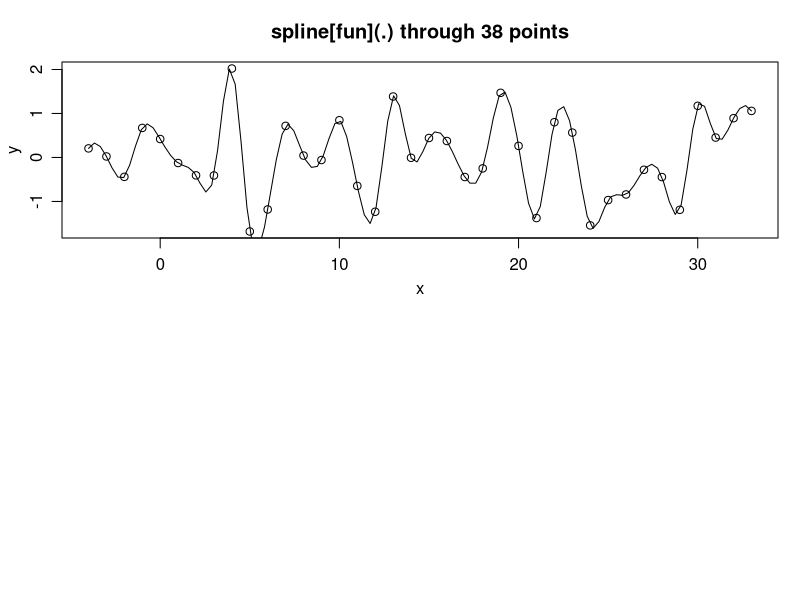

This figure's R source: (Note: this script raises an error after producing the figure.)
# Test of function 'splinefun' Interpolating Splines
# Description
# Perform cubic (or Hermite) spline interpolation of given data points, returning either a list of points
# obtained by the interpolation or a function performing the interpolation.
# (from 'R_Reference_Manual.pdf' page 1348ff)

require(graphics)
op <- par(mfrow = c(2,1), mgp = c(2,.8,0), mar = .1+c(3,3,3,1))

xmin <- -4
xmax <- 33
nxs<- xmax-xmin+1
x <- xmin:xmax
y <- rnorm(nxs)
xspl <- seq(xmin,xmax, by = 0.25)
svsch <- spline(x, y, xout=xspl)
plot(x, y, main = paste("spline[fun](.) through", nxs, "points"))
lines(spline(x, y))
#lines(spline(x, y, n = 201), col = 2)
lines(spline(x, y, xout=xsch), col = 3)
x;y;xsch;svsch

####################################################################

y <- (x-6)^2
plot(x, y, main = "spline(.) -- 3 methods")
lines(spline(x, y, n = 201), col = 2)
lines(spline(x, y, n = 201, method = "natural"), col = 3)
lines(spline(x, y, n = 201, method = "periodic"), col = 4)
legend(6,25, c("fmm","natural","periodic"), col=2:4, lty=1)

y <- sin((x-0.5)*pi)
f <- splinefun(x, y)
ls(envir = environment(f))
splinecoef <- get("z", envir = environment(f))
curve(f(x), 1, 10, col = "green", lwd = 1.5)
points(splinecoef, col = "purple", cex = 2)
curve(f(x, deriv=1), 1, 10, col = 2, lwd = 1.5)
curve(f(x, deriv=2), 1, 10, col = 2, lwd = 1.5, n = 401)
curve(f(x, deriv=3), 1, 10, col = 2, lwd = 1.5, n = 401)
par(op)

## Manual spline evaluation --- demo the coefficients :

.x <- splinecoef$x
u <- seq(3,6, by = 0.25)
(ii <- findInterval(u, .x))
dx <- u - .x[ii]
f.u <- with(splinecoef,
y[ii] + dx*(b[ii] + dx*(c[ii] + dx* d[ii])))
stopifnot(all.equal(f(u), f.u))

## An example with ties (non-unique x values):

set.seed(1); x <- round(rnorm(30), 1); y <- sin(pi * x) + rnorm(30)/10
plot(x,y, main="spline(x,y) when x has ties")
lines(spline(x,y, n= 201), col = 2)

## visualizes the non-unique ones:

tx <- table(x); mx <- as.numeric(names(tx[tx > 1]))
ry <- matrix(unlist(tapply(y, match(x,mx), range, simplify=FALSE)),
ncol=2, byrow=TRUE)
segments(mx, ry[,1], mx, ry[,2], col = "blue", lwd = 2)

## An example of monotone interpolation

n <- 20
set.seed(11)
x. <- sort(runif(n)) ; y. <- cumsum(abs(rnorm(n)))
plot(x.,y.)
curve(splinefun(x.,y.)(x), add=TRUE, col=2, n=1001)
curve(splinefun(x.,y., method="mono")(x), add=TRUE, col=3, n=1001)
legend("topleft", paste("splinefun( \"", c("fmm", "monoH.CS"), "\" )", sep=''),
col=2:3, lty=1)
